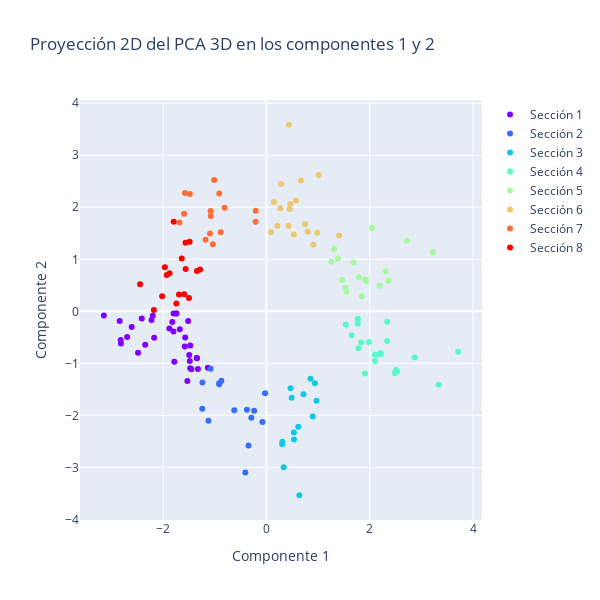

Notebook code for this chart:
### Code cell
# Dividir los datos en 8 secciones iguales por radianes
bins = np.linspace(-np.pi, np.pi, 9)  # 8 secciones, 9 puntos de división
labels = [f'Sección {i}' for i in range(1, 9)]

# Crear una nueva columna para las secciones
filtered_data['pca_section'] = pd.cut(filtered_data['theta_pca_3d_1_2'], bins, labels=labels)

# Ordenar el DataFrame `filtered_data` por la columna `pca_section` en orden descendente
filtered_data = filtered_data.sort_values(by='pca_section')

# Generar los colores del colormap 'rainbow'
num_colors = len(labels)
colors = plt.cm.rainbow(np.linspace(0, 1, num_colors))

# Crear un mapeo de secciones a colores
color_map = {label: f'rgb({int(color[0]*255)}, {int(color[1]*255)}, {int(color[2]*255)})' for label, color in zip(labels, colors)}

# Graficar los puntos según la sección, usando los colores generados
fig = px.scatter(filtered_data, x='pca_3d_0', y='pca_3d_1', color='pca_section',
                 title="Proyección 2D del PCA 3D en los componentes 1 y 2",
                 color_discrete_map=color_map)  # Usar el mapa de colores definido

# Cambiar el nombre de los ejes
fig.update_xaxes(title_text='Componente 1')
fig.update_yaxes(title_text='Componente 2')

# Quitar el título de la leyenda
fig.update_layout(legend_title_text='')

# Cambiar el tamaño de la figura
fig.update_layout(
    width=600,  # Ancho de la figura
    height=600  # Altura de la figura
)

fig.show()

### Figure 1 — Plotly figure (JSON) as saved in the notebook; plotly's stock layout.template omitted (floating-point values rounded to 4 significant figures)
{"data": [{"hovertemplate": "pca_section=Sección 1<br>pca_3d_0=%{x}<br>pca_3d_1=%{y}<extra></extra>", "legendgroup": "Sección 1", "marker": {"color": "rgb(127, 0, 255)", "symbol": "circle"}, "mode": "markers", "name": "Sección 1", "orientation": "v", "showlegend": true, "type": "scatter", "x": [-1.675, -1.798, -2.814, -1.473, -1.492, -2.171, -1.578, -1.348, -1.739, -2.607, -2.411, -1.796, -1.513, -1.451, -1.747, -2.198, -1.877, -1.473, -1.343, -1.529, -3.145, -2.839, -2.345, -2.693, -2.483, -1.132, -2.223, -1.82, -1.571, -1.324, -1.781, -1.483, -2.82], "xaxis": "x", "y": [-0.3447, -0.3886, -0.6165, -0.6568, -0.8396, -0.51, -0.6755, -0.8972, -0.03962, -0.3005, -0.14, -0.0399, -0.1863, -1.112, -0.04133, -0.08336, -0.3287, -1.092, -0.8997, -1.34, -0.07795, -0.1854, -0.6411, -0.4953, -0.796, -1.083, -0.1647, -0.2073, -0.502, -1.111, -0.9716, -0.9562, -0.549], "yaxis": "y"}, {"hovertemplate": "pca_section=Sección 2<br>pca_3d_0=%{x}<br>pca_3d_1=%{y}<extra></extra>", "legendgroup": "Sección 2", "marker": {"color": "rgb(55, 109, 248)", "symbol": "circle"}, "mode": "markers", "name": "Sección 2", "orientation": "v", "showlegend": true, "type": "scatter", "x": [-0.3764, -0.3463, -0.6208, -0.913, -0.4069, -1.079, -1.12, -1.238, -0.2908, -0.8704, -0.07614, -0.2366, -0.9129, -0.0255, -1.24], "xaxis": "x", "y": [-1.89, -2.58, -1.901, -1.384, -3.097, -1.105, -2.103, -1.368, -2.044, -1.333, -2.128, -1.912, -1.4, -1.576, -1.874], "yaxis": "y"}, {"hovertemplate": "pca_section=Sección 3<br>pca_3d_0=%{x}<br>pca_3d_1=%{y}<extra></extra>", "legendgroup": "Sección 3", "marker": {"color": "rgb(18, 199, 229)", "symbol": "circle"}, "mode": "markers", "name": "Sección 3", "orientation": "v", "showlegend": true, "type": "scatter", "x": [0.531, 0.4678, 0.4897, 0.9396, 0.8971, 0.3067, 0.9704, 0.3098, 0.8547, 0.6189, 0.7173, 0.5345, 0.6383, 0.3349], "xaxis": "x", "y": [-2.331, -1.477, -1.661, -1.384, -2.023, -2.555, -1.72, -2.51, -1.298, -2.218, -1.596, -2.464, -3.536, -2.999], "yaxis": "y"}, {"hovertemplate": "pca_section=Sección 4<br>pca_3d_0=%{x}<br>pca_3d_1=%{y}<extra></extra>", "legendgroup": "Sección 4", "marker": {"color": "rgb(90, 248, 199)", "symbol": "circle"}, "mode": "markers", "name": "Sección 4", "orientation": "v", "showlegend": true, "type": "scatter", "x": [1.908, 3.711, 2.209, 1.771, 2.873, 2.513, 1.985, 1.783, 2.102, 2.529, 2.206, 2.338, 2.103, 2.484, 2.338, 1.772, 1.537, 1.837, 3.336, 1.648], "xaxis": "x", "y": [-1.195, -0.7762, -0.7988, -0.2395, -0.8864, -1.129, -0.5875, -0.7075, -0.953, -1.157, -0.8288, -0.1991, -0.8364, -1.184, -0.5711, -0.1406, -0.2557, -0.5986, -1.412, -0.4578], "yaxis": "y"}, {"hovertemplate": "pca_section=Sección 5<br>pca_3d_0=%{x}<br>pca_3d_1=%{y}<extra></extra>", "legendgroup": "Sección 5", "marker": {"color": "rgb(164, 248, 158)", "symbol": "circle"}, "mode": "markers", "name": "Sección 5", "orientation": "v", "showlegend": true, "type": "scatter", "x": [2.366, 1.53, 2.722, 1.686, 1.917, 1.313, 1.93, 3.22, 1.552, 1.845, 1.388, 2.189, 2.044, 1.467, 1.791, 2.303, 1.259], "xaxis": "x", "y": [0.5885, 0.4601, 1.354, 0.9369, 0.6135, 1.2, 0.5843, 1.133, 0.3745, 0.2882, 1.009, 0.4905, 1.607, 0.6088, 0.6567, 0.772, 0.9525], "yaxis": "y"}, {"hovertemplate": "pca_section=Sección 6<br>pca_3d_0=%{x}<br>pca_3d_1=%{y}<extra></extra>", "legendgroup": "Sección 6", "marker": {"color": "rgb(236, 199, 110)", "symbol": "circle"}, "mode": "markers", "name": "Sección 6", "orientation": "v", "showlegend": true, "type": "scatter", "x": [0.7486, 0.4368, 0.9864, 0.6707, 0.09119, 0.4487, 0.1461, 0.4615, 0.5737, 1.407, 0.4279, 1.013, 0.9105, 0.5328, 0.7997, 0.2849, 0.2127, 0.2679], "xaxis": "x", "y": [1.681, 3.587, 1.513, 2.516, 1.522, 1.967, 2.103, 2.062, 2.132, 1.46, 1.646, 2.619, 1.282, 1.475, 1.53, 2.447, 1.647, 1.981], "yaxis": "y"}, {"hovertemplate": "pca_section=Sección 7<br>pca_3d_0=%{x}<br>pca_3d_1=%{y}<extra></extra>", "legendgroup": "Sección 7", "marker": {"color": "rgb(255, 109, 56)", "symbol": "circle"}, "mode": "markers", "name": "Sección 7", "orientation": "v", "showlegend": true, "type": "scatter", "x": [-1.036, -1.575, -0.8834, -1.092, -1.48, -0.2082, -0.2065, -1.593, -1.177, -0.8069, -0.9112, -1.079, -1.681, -1.076, -1.01], "xaxis": "x", "y": [1.288, 2.276, 1.519, 1.498, 2.253, 1.72, 1.935, 1.877, 1.377, 1.991, 2.267, 1.927, 1.707, 1.834, 2.523], "yaxis": "y"}, {"hovertemplate": "pca_section=Sección 8<br>pca_3d_0=%{x}<br>pca_3d_1=%{y}<extra></extra>", "legendgroup": "Sección 8", "marker": {"color": "rgb(255, 0, 0)", "symbol": "circle"}, "mode": "markers", "name": "Sección 8", "orientation": "v", "showlegend": true, "type": "scatter", "x": [-1.638, -2.177, -2.017, -1.742, -1.561, -1.964, -1.59, -1.565, -1.691, -1.343, -1.793, -1.498, -1.283, -2.444, -1.485, -1.872, -1.927], "xaxis": "x", "y": [1.017, 0.02678, 0.2896, 0.1502, 0.8157, 0.8461, 0.3268, 1.321, 0.3211, 0.7763, 1.724, 0.2546, 0.8056, 0.5217, 1.339, 0.732, 0.6993], "yaxis": "y"}], "layout": {"height": 600, "legend": {"title": {"text": ""}, "tracegroupgap": 0}, "title": {"text": "Proyección 2D del PCA 3D en los componentes 1 y 2"}, "width": 600, "xaxis": {"anchor": "y", "domain": [0, 1], "title": {"text": "Componente 1"}}, "yaxis": {"anchor": "x", "domain": [0, 1], "title": {"text": "Componente 2"}}}}
